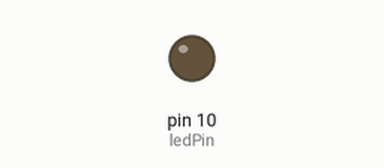
Bench run of a sketch on a simulated Arduino Uno, built with avr-gcc and run on an emulated ATmega328P. Shown: output pins drawn as LEDs (lit = HIGH).

Above: at 0.05 s.
At 1.2 s:
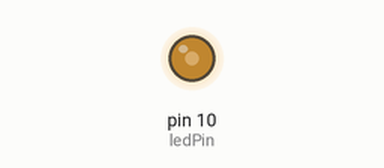
At 2.35 s:
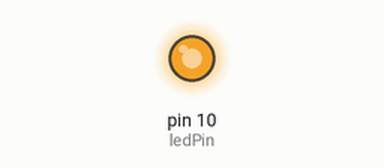
At 4.65 s:
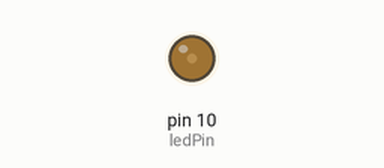
Timing chart, 0 to 6.6 s (numbered marks = the images above):
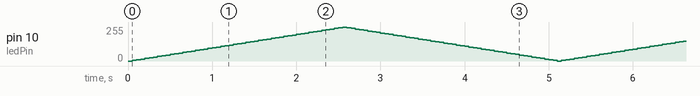

The sketch:

led_voltage_fade.ino
```cpp
const int ledPin = 10;

void setup() {
  pinMode (ledPin, OUTPUT);
}

void loop() {
  int i;

  for (i=0; i<255; i=i+5) {
    analogWrite (ledPin, i);
    delay (50);
  }
  for (i=255; i>0; i=i-5) {
    analogWrite (ledPin, i);
    delay (50);
  }
}
```
